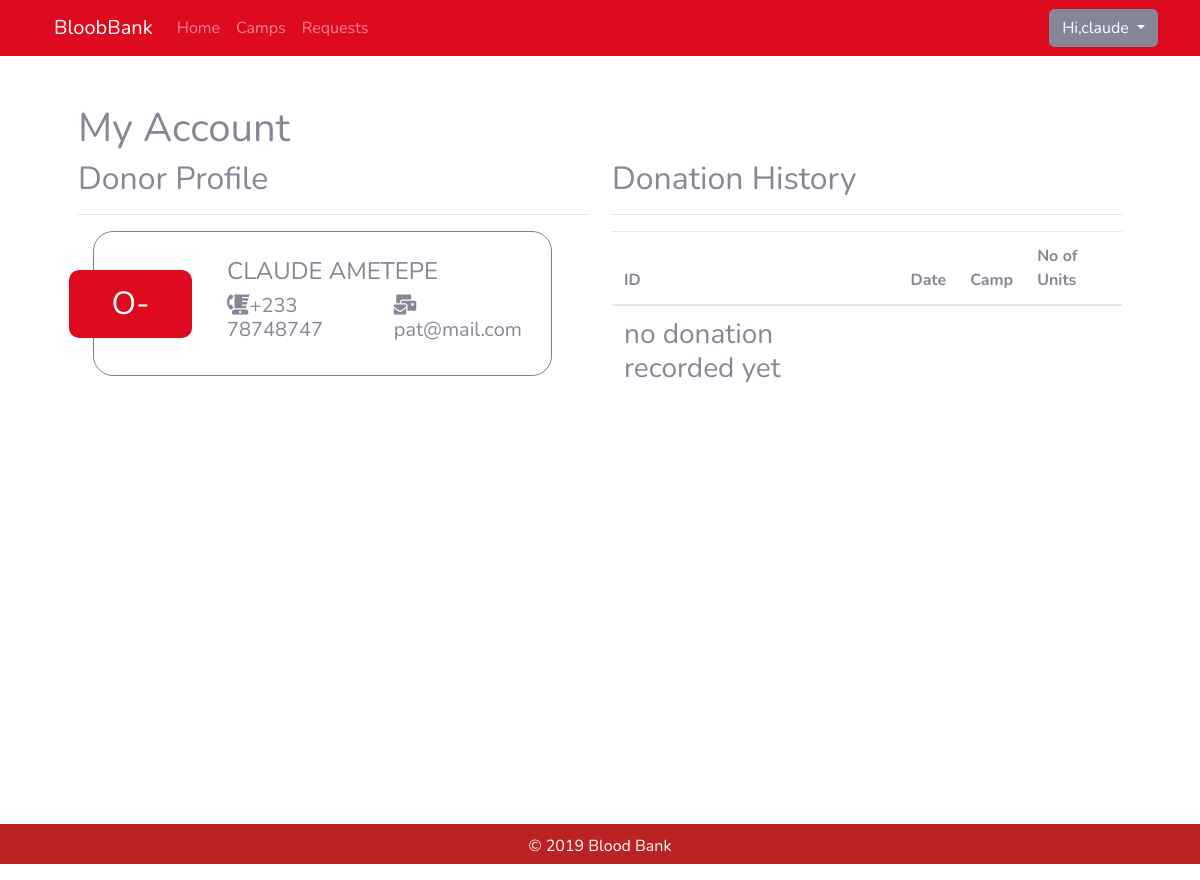
The app's page /user/myaccount.php (signed in) with its own data.
### tables this page shows
CREATE TABLE IF NOT EXISTS `users` (
  `uid` int(7) NOT NULL AUTO_INCREMENT,
  `firstname` varchar(50) DEFAULT NULL,
  `lastname` varchar(50) DEFAULT NULL,
  `gender` enum('male','female') DEFAULT NULL,
  `bloodGroup` varchar(5) DEFAULT NULL,
  `city` int(5) DEFAULT NULL,
  `email` varchar(255) DEFAULT NULL,
  `password` varchar(255) DEFAULT NULL,
  `phone` varchar(25) DEFAULT NULL,
  PRIMARY KEY (`uid`),
  KEY `city` (`city`)
);

### user/myaccount.php (the view, shortened to what this page needs)
<!DOCTYPE html>
<html lang="en">
<?php include_once 'inc/head.php';?>
<body>
    <?php include_once 'inc/nav.php';?>
    <main role="main" class="container">
        <section class="container">
            <h1>My Account</h1>
            <div class="row">
                <div class="col-md-6">
                    <h2>Donor Profile</h2>
                    <hr>
                    <?php
                        include_once 'connect.php';
                        $row = $DB->query('SELECT * FROM users where uid = '.$_SESSION['BB_USER']['uid']);
                        $row = $row->fetch(PDO::FETCH_ASSOC);
                    echo '
                        <div class="donor" style="width: 90%;padding: 25px 10px;">
                            <div class="donor-group bg-primary">
                                '.$row['bloodGroup'].'
                            </div>
                            <div>
                                <h4 class="donor-name text-uppercase">'.$row['firstname'].' '.$row['lastname'].'</h4>
                                <div class="donor-address">
                                    <h5 class="donor-phone"><i class="fas fa-blender-phone"></i>'.$row['phone'].'</h5>
                                    <i class="mx-1"></i><br>
                                    <h5 class="donor-phone"><i class="fa fa-mail-bulk"></i>'.$row['email'].'</h5> <i
                                        class="mx-1"></i>
                                </div>
                            </div>
                        </div>';
                        ?>
                </div>
                <div class="col-md-6">
                    <h2>Donation History</h2>
                    <hr>
                    <?php
                        $db2 =  new mysqli('localhost','root','','bloodbank1');
                        $row = $db2->query('SELECT * FROM donation INNER JOIN camp on camp = cpid where donor = '.$_SESSION['BB_USER']['uid']);
                    ?>
                    <table class="table">
                        <thead>
                            <tr>
                                <th>ID</th>
                                <th>Date</th>
                                <th>Camp</th>
                                <th>No of Units</th>
                            </tr>
                        </thead>
<tbody>
<?php
                        if($row->num_rows > 0){
                            $row = $row->fetch_all(MYSQLI_ASSOC);
                           foreach($row as $e):
                            echo '
                               <tr>
                               <td>'.$e['did'].'</td>
                               <td>'.$e['dateofdon'].'</td>
                               <td>'.$e['cp_name'].'</td>
                               <td>'.$e['units'].'</td>
                               </tr>
                               ';
                           endforeach;
                        }else {
                            echo '<tr><td><h3>no donation recorded yet</td></tr></h3>';
                        }
                        ?>
</tbody>
                    </table>
                </div>
            </div>
        </section>
    </main>
    <?php include_once 'inc/footer.php';?>
</body>
</html>
</body>
</html>

### user/inc/head.php (style rules this page uses)
.donor, .camp, .unit, .donation, .request { display: flex; flex-direction: row; width: 300px; margin: 15px; border: 1px solid grey; position: relative; border-radius: 20px; align-items: center; padding: 10px; }
.donor-group, .unit-group, .blood-group, .request-bg { width: 30%; display: flex; justify-content: center; align-items: center; font-size: 2rem; color: white; position: relative; left: -35px; border-radius: 10px; padding: 10px; }
.donor-address { display: flex; }
main { min-height: 90vh; }

### records on screen
users: bloodGroup "O-", firstname "CLAUDE", lastname "AMETEPE", phone "+233 78748747", email "pat@mail.com"

### other values on screen
$_SESSION['BB_USER']['firstname'] "claude"
